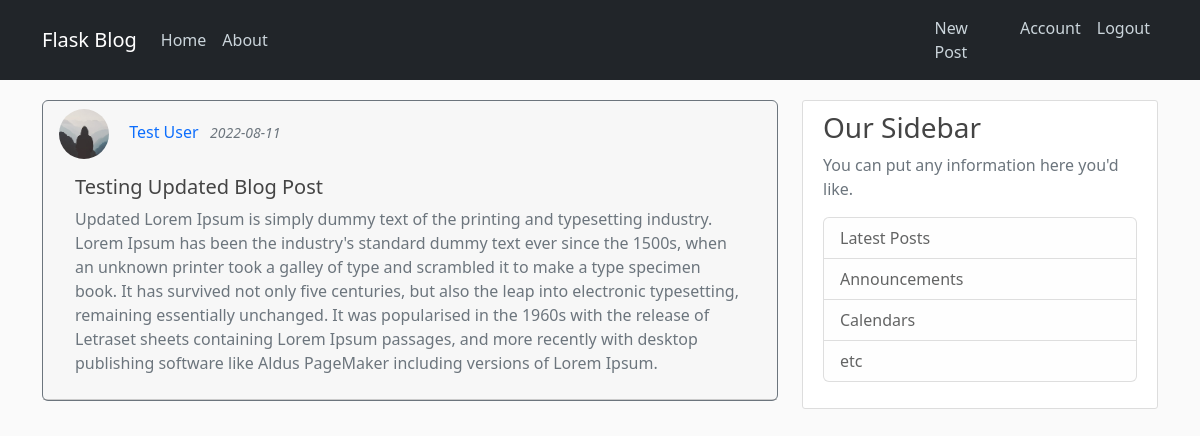
The app's page /post/4 (signed in) with its own data.
### flaskblog/models.py (models this page shows, shortened)
class User(db.Model, UserMixin):
    id = db.Column(db.Integer, primary_key=True)
    username = db.Column(db.String(20), unique=True, nullable=False)
    email = db.Column(db.String(120), unique=True, nullable=False)
    image_file = db.Column(db.String(20), nullable=False,
                           default='default.jpg')
    password = db.Column(db.String(60), nullable=False)
    posts = db.relationship('Post', backref='author', lazy=True)

class Post(db.Model):
    id = db.Column(db.Integer, primary_key=True)
    title = db.Column(db.String(100), nullable=False)
    date_posted = db.Column(db.DateTime, nullable=False,
                            default=datetime.utcnow)
    content = db.Column(db.Text, nullable=False)
    user_id = db.Column(db.Integer, db.ForeignKey('user.id'), nullable=False)

### flaskblog/routes.py (the view)
@app.route("/post/<int:post_id>")
@login_required
def post(post_id):
    post = Post.query.get_or_404(post_id)
    return render_template('post.html', title=post.title, post=post)

### flaskblog/models.py (called while the page is built)
@login_manager.user_loader
def load_user(user_id):
    return User.query.get(int(user_id))

### flaskblog/templates/post.html (shortened to what this page needs)
{% extends "layout.html" %} {% block content %}
<div
  class="card border-secondary mb-3"
  style="max-width: 100%; margin-top: 20px"
>
  <div class="card-header">
    <img
      class="rounded-circle article-img"
      src="{{ url_for('static', filename='profile_pics/' + post.author.image_file) }}"
      style="width: 50px; height: 50px"
    />
    <a href="#" style="text-decoration: none">{{ post.author.username }}</a>
    <small class="text-muted"
      >&nbsp;&nbsp;<i>{{ post.date_posted.strftime('%Y-%m-%d') }}</i></small
    >
    <div class="card-body text-secondary">
      <h5 class="card-title">{{ post.title }}</h5>
      <p class="card-text">{{ post.content }}</p>
    </div>
  </div>
</div>
{% endblock content %}

### flaskblog/static/main.css (style rules this page uses)
body { background: #fafafa; color: #333333; margin-top: 5rem; }
h1, h2, h3, h4, h5, h6 { color: #444444; }
.article-img { height: 65px; width: 65px; margin-right: 16px; }

### records on screen
User: image_file (placeholder picture), author.username "Test User"
Post: date_posted "2022-08-11", title "Testing Updated Blog Post", content "Updated Lorem Ipsum is simply dummy text of the printing and typesetting industry. Lorem Ipsum has been the industry's standard dummy text ever since the 1500s, when an unknown printer took a galley of type and scrambled it to make a type specimen book. It has survived not only five centuries, but also the leap into electronic typesetting, remaining essentially unchanged. It was popularised in the 1960s with the release of Letraset sheets containing Lorem Ipsum passages, and more recently with desktop publishing software like Aldus PageMaker including versions of Lorem Ipsum."
